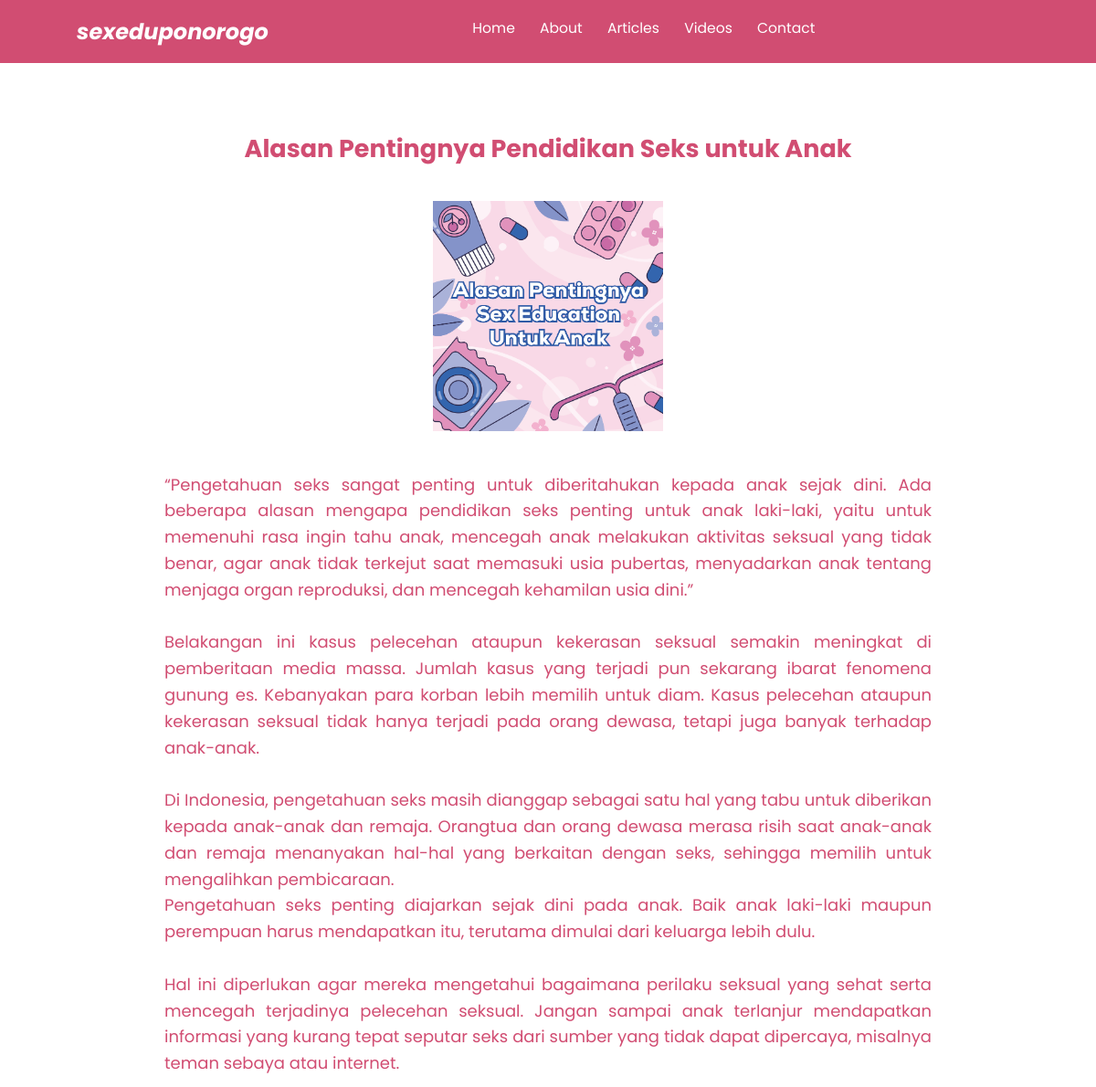
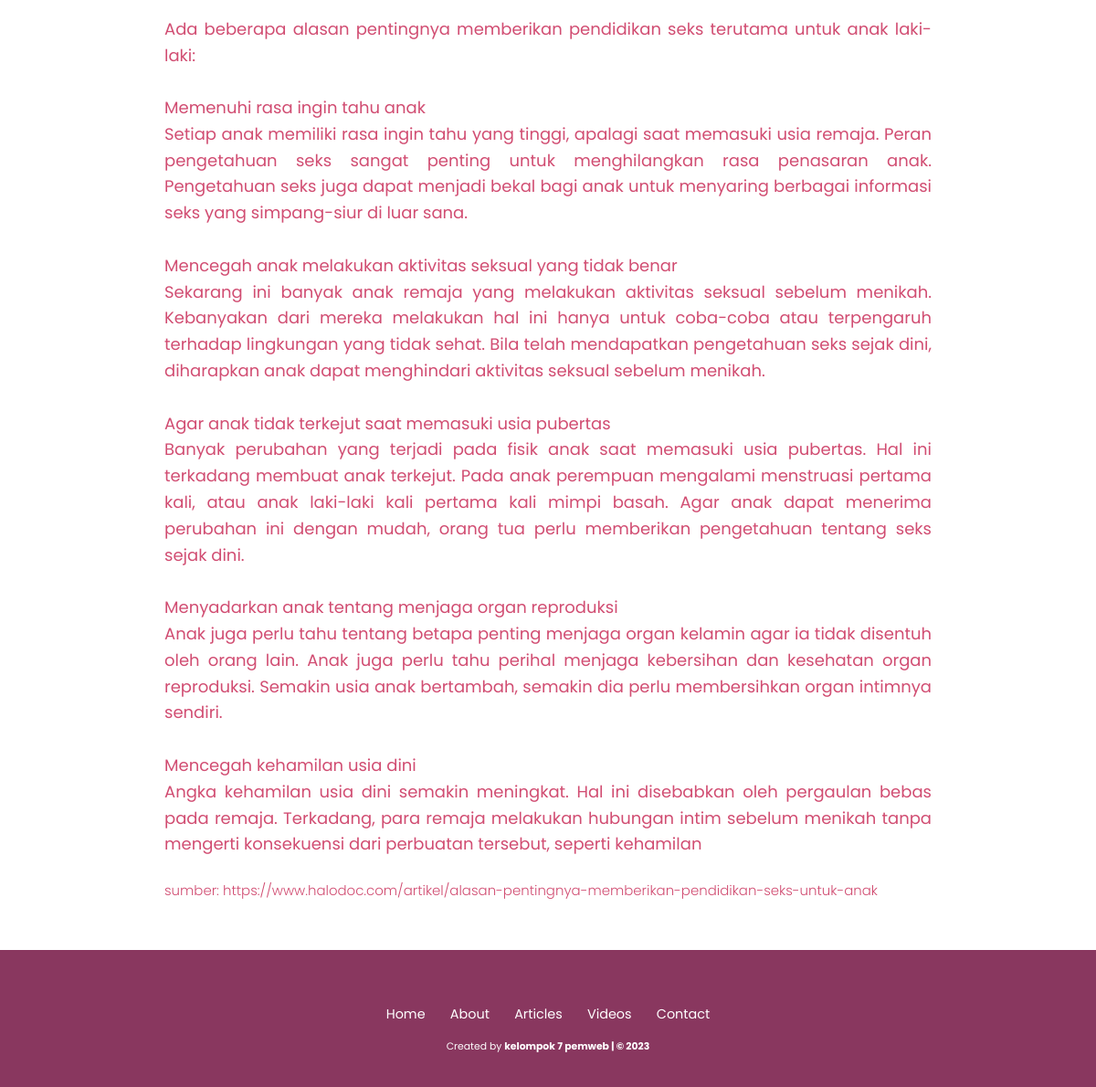
Page /article/article4.php on the committed database (2 pictures, top to bottom).
### tables this page shows
CREATE TABLE `article` (
  `id` int(11) NOT NULL,
  `title` varchar(100) NOT NULL,
  `synopsis` text NOT NULL,
  `description` longtext NOT NULL,
  `picture` varchar(250) NOT NULL,
  `source` varchar(200) NOT NULL
);

### functions.php (called while the page is built, shortened)
<?php
$conn = mysqli_connect("localhost", "root", "", "sex_education");
function query($query){
    global $conn;
    $result = mysqli_query($conn, $query);
    $rows = [];
    while($row = mysqli_fetch_assoc($result)){
        $rows[] = $row;
    }
    return $rows;
}
?>

### article/article4.php (the view, shortened to what this page needs)
<?php
require '../functions.php';
$article = query("SELECT * FROM article LIMIT 3,1");
?>
<!DOCTYPE html>
<html lang="en">
  <head>
    <link rel="stylesheet" href="../css/style.css" />
  </head>
  <body>
    <nav class="navbar">
      <a href="../index.php" class="navbar-logo">sexeduponorogo</a>
      <div class="navbar-nav">
        <a href="../index.php">Home</a>
        <a href="../about.php">About</a>
        <a href="../article.php">Articles</a>
        <a href="../video.php">Videos</a>
        <a href="../contact.php">Contact</a>
      </div>
    </nav>
    <section id="article-sub" class="article-sub">
      <div class="row">
        <?php foreach ($article as $row) : ?>
        <div class="content">
          <h2 class="title"><?= $row["title"]; ?></h2>
          <img src="../img/article/<?= $row["picture"]; ?>" class="article-img" alt="" />
          <p>
          <?= $row["description"]; ?>
          </p>
          <h5>sumber: <?= $row["source"]; ?></h5>
        </div>
        <?php endforeach; ?>
      </div>
    </section>
    <footer>
      <div class="links">
        <a href="../index.php">Home</a>
        <a href="../about.php">About</a>
        <a href="../article.php">Articles</a>
        <a href="../video.php">Videos</a>
        <a href="../contact.php">Contact</a>
      </div>
      <div class="credit">
        <p>
          Created by
          <a href="">kelompok 7 pemweb | &copy; 2023</a>
        </p>
      </div>
    </footer>
  </body>
</html>

### css/style.css (style rules this page uses)
:root { --primary: #d14d72; --bg: #fff; --second: #fcc8d1; }
* { font-family: "Poppins", sans-serif; margin: 0; padding: 0; box-sizing: border-box; outline: none; border: none; text-decoration: none; }
html { scroll-behavior: smooth; }
body { font-family: "Poppins", sans-serif; background-color: var(--bg); color: var(--primary); }
.navbar { display: flex; justify-content: space-between; align-items: center; padding: 1.4rem 7%; background-color: var(--primary); top: 0; left: 0; right: 0; z-index: 9999; }
.navbar .navbar-logo { font-size: 2rem; font-weight: 700; color: #fff; font-style: italic; }
.navbar .navbar-nav a { text-align: right; color: #fff; display: inline-block; font-size: 1.3rem; margin: 0 1rem; }
.navbar .navbar-nav a::after { content: ""; display: block; padding-bottom: 0.5rem; border-bottom: 0.1rem solid var(--bg); transform: scaleX(0); transition: 0.2s linear; }
.article-sub { min-height: 100vh; background-color: var(--bg); padding: 1rem 7% 1.4rem; }
.article-sub .row { display: flex; }
.article-sub .row .content { color: var(--primary); text-align: center; max-width: 70rem; margin: auto; line-height: 1.6; font-size: 1.5rem; }
.article-sub .row .content .title { margin-top: 2rem auto 0.5rem; }
.article-sub .row .content .article-img { padding-top: 3rem; padding-bottom: 3rem; width: 30%; }
.article-sub .row .content p { text-align: justify; }
.article-sub .row .content h5 { color: var(--primary); text-align: left; padding-top: 2rem; font-weight: 300; margin-top: 2rem auto 0.5rem; }
.row { width: 100%; display: flex; justify-content: center; align-items: center; margin-top: 5rem; }
footer { background-color: #89375f; text-align: center; padding: 5rem 0 3rem; margin-top: 3rem; }
footer .links { margin-bottom: 1.4rem; }
footer .links a { color: var(--bg); padding: 0.7rem 1rem; font-size: 1.2rem; }
footer .credit { font-size: 0.9rem; }
footer .credit a { color: var(--bg); font-weight: 700; }
footer .credit p { color: var(--bg); }
@media (max-width: 1366px) { html { font-size: 75%; } }

### rows in the picture
article: title "Alasan Pentingnya Pendidikan Seks untuk Anak", picture (picture), description "“Pengetahuan seks sangat penting untuk diberitahukan kepada anak sejak dini. Ada beberapa alasan mengapa pendidikan seks penting untuk anak laki-laki, yaitu untuk memenuhi rasa ingin tahu anak, mencegah anak melakukan aktivitas seksual yang tidak benar, agar anak tidak terkejut saat memasuki usia pubertas, menyadarkan anak tentang menjaga organ reproduksi, dan mencegah kehamilan usia dini.” Belakangan ini kasus pelecehan ataupun kekerasan seksual semakin meningkat di pemberitaan media massa. Jumlah kasus yang terjadi pun sekarang ibarat fenomena gunung es. Kebanyakan para korban lebih memilih untuk diam. Kasus pelecehan ataupun kekerasan seksual tidak hanya terjadi pada orang dewasa, tetapi…", source "https://www.halodoc.com/artikel/alasan-pentingnya-memberikan-pendidikan-seks-untuk-anak"
